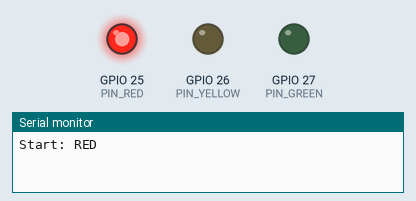
Recording of a sketch running on a simulated ESP32. Shown: output pins drawn as LEDs (lit = HIGH), the last lines printed to the serial monitor.

Above: at 7.5 s.
At 22.5 s:
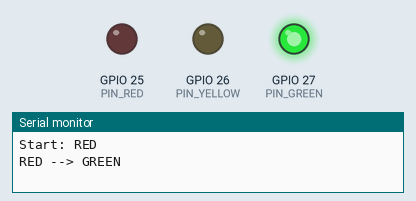
At 30.15 s:
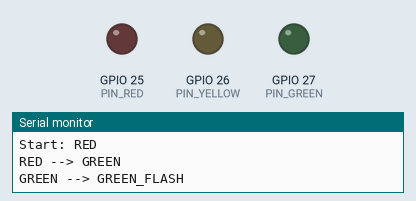
At 36.5 s:
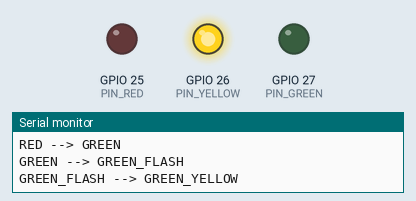
Timing chart, 0 to 49.4 s (numbered marks = the images above):
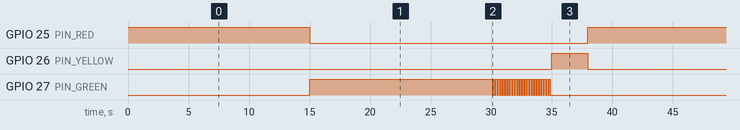

Measured:
- by itself, GPIO 25 (PIN_RED): alternates HIGH for 15.0 s and LOW for 23.0 s
- by itself, GPIO 26 (PIN_YELLOW): alternates HIGH for 3.0 s and LOW for 35.0 s
- by itself, GPIO 27 (PIN_GREEN): repeats every 38.0 s: 24 × (LOW 0.10 s, HIGH 0.10 s), LOW 18.1 s, HIGH 15.1 s

The sketch:

04-1_GPIO_LED2.ino
```cpp
// Pin Assignment
#define PIN_RED     25
#define PIN_YELLOW  26
#define PIN_GREEN   27

// System State
#define STATE_RED           1
#define STATE_GREEN         2
#define STATE_GREEN_FLASH   3
#define STATE_YELLOW        4

// Duration at each state (ms)
#define DURATION_RED          15000
#define DURATION_GREEN        15000
#define DURATION_GREEN_FLASH  5000
#define DURATION_YELLOW       3000

// Period of flashing green light
#define PERIOD_GREEN_FLASH    100

// Global Vairables
int led_state;
unsigned long start_time, current_time, flash_start_time;
int toggle;

void setup() {
  Serial.begin(9600);
  pinMode(PIN_RED, OUTPUT);
  pinMode(PIN_YELLOW, OUTPUT);
  pinMode(PIN_GREEN, OUTPUT);

  // At first, set red LED on and the others off
  digitalWrite(PIN_RED, HIGH);
  digitalWrite(PIN_YELLOW, LOW);
  digitalWrite(PIN_GREEN, LOW);
  Serial.println("Start: RED");
  start_time = millis();
  led_state = STATE_RED;
}

void loop() {
  // Check if the time in current led state is up.
  // If time is up, cheange led state to the next one.
  current_time = millis();
  switch (led_state) {
    case STATE_RED:
      if(current_time - start_time >= DURATION_RED) {
        Serial.println("RED --> GREEN");
        start_time = current_time;
        digitalWrite(PIN_RED, LOW);
        digitalWrite(PIN_GREEN, HIGH);
        led_state = STATE_GREEN;
      }
      break;
    case STATE_GREEN:
      if(current_time - start_time >= DURATION_GREEN) {
        Serial.println("GREEN --> GREEN_FLASH");
        start_time = current_time;
        flash_start_time = current_time;
        toggle = HIGH;
        led_state = STATE_GREEN_FLASH;
      }
      break;
    case STATE_GREEN_FLASH:
      if(current_time - start_time >= DURATION_GREEN_FLASH) {
        Serial.println("GREEN_FLASH --> GREEN_YELLOW");
        start_time = current_time;
        digitalWrite(PIN_RED, LOW);
        digitalWrite(PIN_GREEN, LOW);
        digitalWrite(PIN_YELLOW, HIGH);
        led_state = STATE_YELLOW;
      }
      else {
        if(millis() - flash_start_time >= PERIOD_GREEN_FLASH) {
          flash_start_time = millis();
          toggle = !toggle;
          digitalWrite(PIN_GREEN, toggle);
        }
      }
      break;
    case STATE_YELLOW:
      if(current_time - start_time >= DURATION_YELLOW) {
        Serial.println("YELLOW --> RED");
        start_time = current_time;
        digitalWrite(PIN_RED, HIGH);
        digitalWrite(PIN_GREEN, LOW);
        digitalWrite(PIN_YELLOW, LOW);
        led_state = STATE_RED;
      }
      break;
    default:
      break;
  }
}
```
